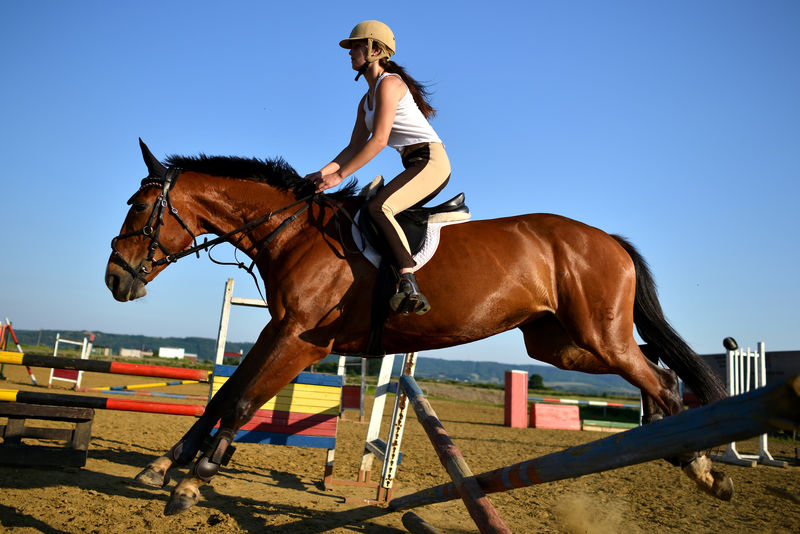
#> input picture samples/test_image.jpeg, 800 x 534 px
$ python mask_demo.py
#> lines starting #> are read from the running program, lines starting #| are printed output that depends on the picture; after the words box and inside, x2 and y2 are one past the last pixel; in counts of white or black regions, pixels touching at a corner belong together
import cv2
import numpy as np


def create_mask(img):

    # 多边形 mask
    # 先创建个和输入图片相同大小的 zero 图
    zero_img = np.zeros(img.shape[:2], dtype="uint8")
    # mask = cv2.polylines(mask_img, b, 1, 255)
    # 想要的掩码图区域
    pts = np.array([[(22,59),(54,24),(106,9),(200,14),(223,39),(228,75),(277,82),(303,108),(317,133),(302,153),(234,157),(151,157),(55,157)]], dtype=np.int32)

    # zero 图上用白色填充 mask
    mask = cv2.fillPoly(zero_img, pts, color=(255, 255, 255))
    print(mask.shape)
    # 圆形 mask
    x = 140
    y = 100
    r = 80
    # mask_img = np.zeros(img.shape[:2], dtype=np.uint8)
    # mask = cv2.circle(mask_img, (x, y), r, (255, 255, 255), -1)  # 在掩码图上画个圈, x, y 指定位置，填充白色.

    # 返回
    return mask


if __name__ == "__main__":
    """
    背景画掩码

    """

    img = cv2.imread("test_image.jpeg")
#> img is the input picture: shape (534, 800, 3); mean B, G, R 127.6, 115.4, 107.4
    dst = cv2.imread("test_image.jpeg")
    mask = create_mask(img)
#> in create_mask, `mask = cv2.fillPoly(zero_img, pts, color=(255, 255, 255))`:
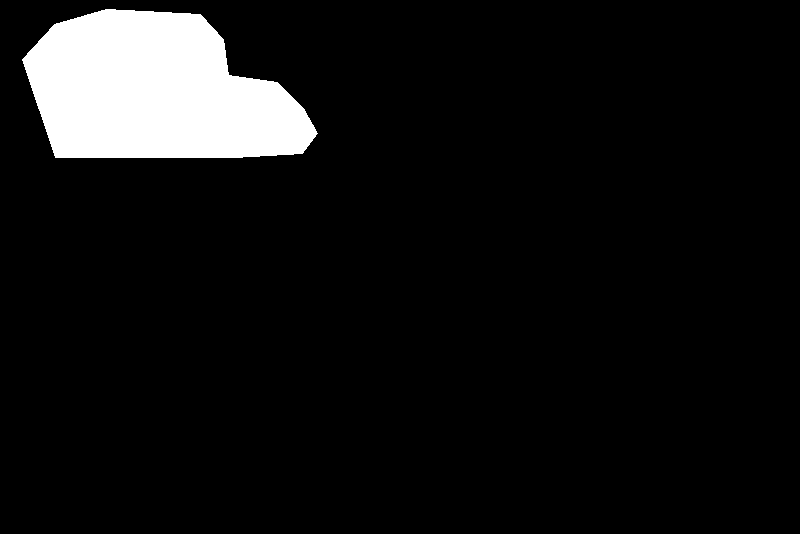
#> zero_img: shape (534, 800); 7.6% white; 1 white region, box (x1, y1, x2, y2) and area: (22, 9, 318, 158) 32539
#| (534, 800)
    # 输入图片和掩码图和在一起，只有 mask 区域漏了出来，0 的地方都是黑的
    image = cv2.add(img, np.zeros(np.shape(img), dtype=np.uint8), mask=mask)  # 输入网络
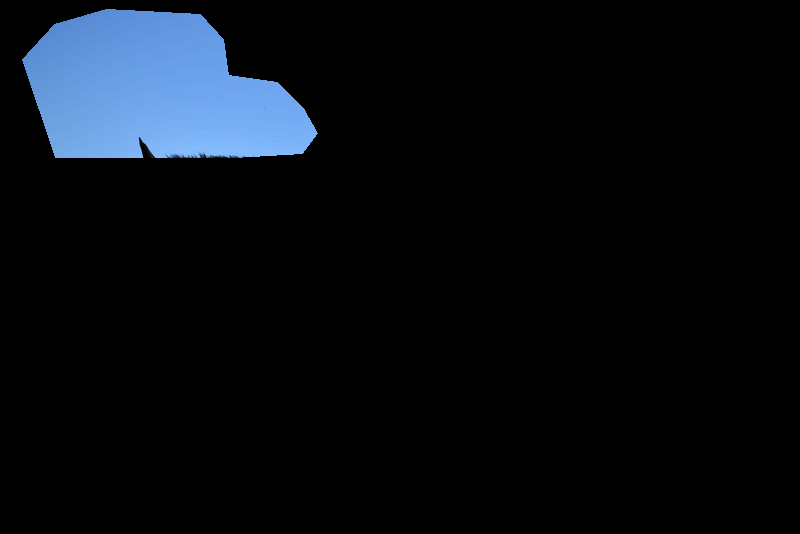
#> image: shape (534, 800, 3); mean B, G, R 17.6, 12.3, 8.3
    print(mask.shape, image.shape)
#| (534, 800) (534, 800, 3)
    fake_image = image  # 网络得到结果

    cv2.imshow("img", img)
    # 展示掩膜图片
    cv2.imshow("mask", mask)
    # 展示添加掩膜效果图片
    cv2.imshow("image", image)

    background = img - fake_image   # 拿到一张和掩码图 0 的位置相反的图片， 也就是说只有前景位置像素点是 0
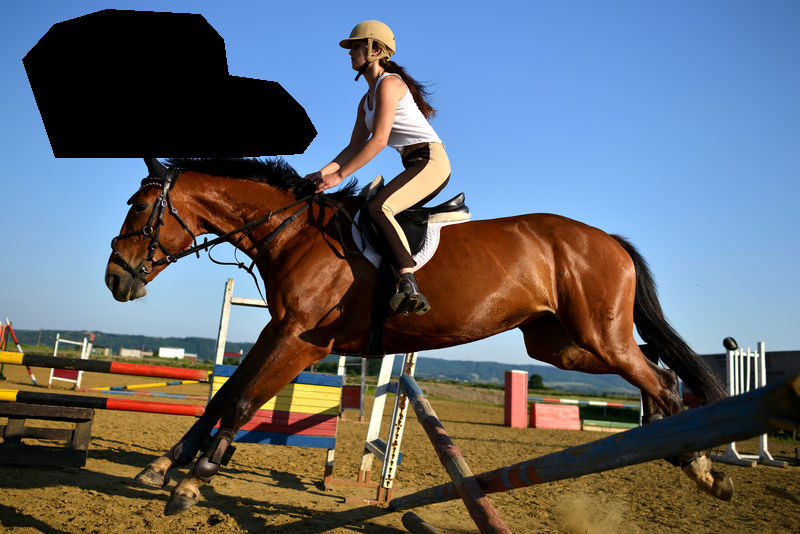
#> background: shape (534, 800, 3); mean B, G, R 110, 103.1, 99.2

    res = background + fake_image   # 前景位置为 0 的加上 背景位置为 0 的，颜色都显示出来噜，而且严丝合缝 so nice.
    print("res", img.shape, fake_image.shape)
#| res (534, 800, 3) (534, 800, 3)

    # pts = np.array([[(22,59),(54,24),(106,9),(200,14),(223,39),(228,75),(277,82),(303,108),(317,133),(302,153),(234,157),(151,157),(55,157)]], dtype=np.int32)
    cv2.imshow("background", background)
    cv2.imshow("res", res)

    # mask = cv2.fillPoly(img, pts, color=(255, 255, 255))

    # output1 = cv2.seamlessClone(img, dst, mask, (180, 108), cv2.MIXED_CLONE)
    # cv2.imshow("pos", output1)

    while True:
        try:
            cv2.waitKey(0)
        except Exception as e:
            break

    cv2.waitKey(0)
    cv2.destroyAllWindow()

$ run again, with samples/fake_res1.png saved as samples/test_image.jpeg
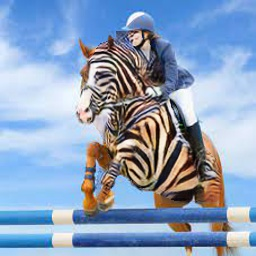
#> input picture samples/fake_res1.png, 256 x 256 px
#> img is the input picture: shape (256, 256, 3); mean B, G, R 189.2, 161, 140.1
#> in create_mask, `mask = cv2.fillPoly(zero_img, pts, color=(255, 255, 255))`:
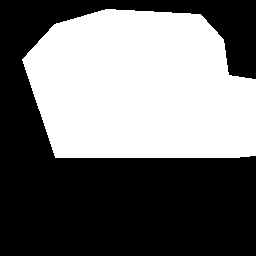
#> zero_img: shape (256, 256); 44.3% white; 1 white region, box (x1, y1, x2, y2) and area: (22, 9, 256, 158) 29025
#| (256, 256)
#| (256, 256) (256, 256, 3)
#> `background = img - fake_image`:
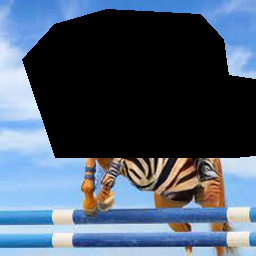
#> background: shape (256, 256, 3); mean B, G, R 108.8, 90.2, 74.8
#| res (256, 256, 3) (256, 256, 3)
